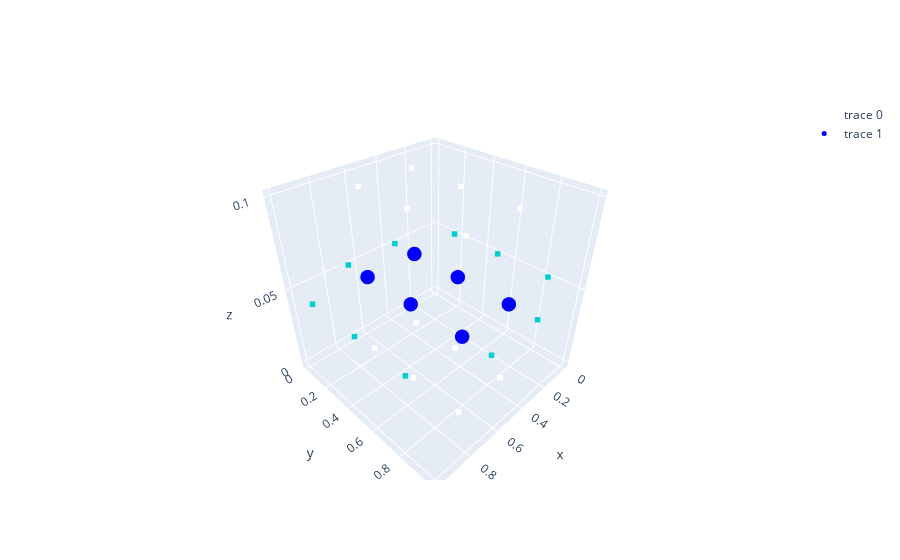

Notebook code cell kept with this figure:
### Code cell
malla_u.draw()

### Figure 1 — Plotly figure (JSON) as saved in the notebook; plotly's stock layout.template omitted (floating-point values rounded to 4 significant figures)
{"data": [{"marker": {"color": ["white", "white", "white", "white", "white", "white", "darkturquoise", "darkturquoise", "darkturquoise", "darkturquoise", "darkturquoise", "darkturquoise", "darkturquoise", "darkturquoise", "darkturquoise", "darkturquoise", "white", "white", "white", "white", "white", "white"], "size": 2, "symbol": "square"}, "mode": "markers", "type": "scatter3d", "x": [0.3333, 0.6667, 0.3333, 0.6667, 0.3333, 0.6667, 0.3333, 0.6667, 0, 1, 0, 1, 0, 1, 0.3333, 0.6667, 0.3333, 0.6667, 0.3333, 0.6667, 0.3333, 0.6667], "y": [0.1667, 0.1667, 0.5, 0.5, 0.8333, 0.8333, 0, 0, 0.1667, 0.1667, 0.5, 0.5, 0.8333, 0.8333, 1, 1, 0.1667, 0.1667, 0.5, 0.5, 0.8333, 0.8333], "z": [0, 0, 0, 0, 0, 0, 0.05, 0.05, 0.05, 0.05, 0.05, 0.05, 0.05, 0.05, 0.05, 0.05, 0.1, 0.1, 0.1, 0.1, 0.1, 0.1]}, {"marker": {"color": "blue", "size": 5}, "mode": "markers", "type": "scatter3d", "x": [0.3333, 0.6667, 0.3333, 0.6667, 0.3333, 0.6667], "y": [0.1667, 0.1667, 0.5, 0.5, 0.8333, 0.8333], "z": [0.05, 0.05, 0.05, 0.05, 0.05, 0.05]}], "layout": {}}
